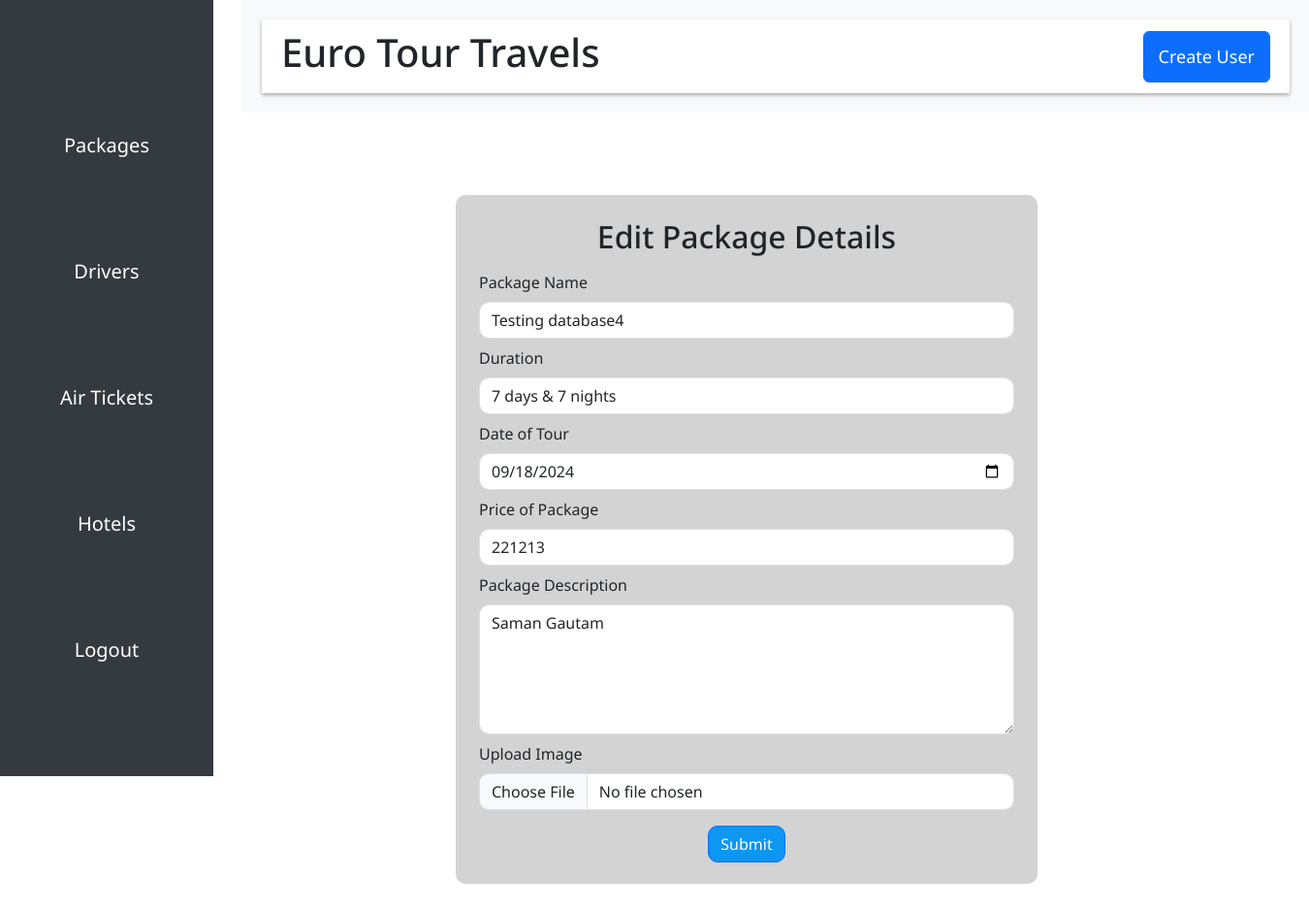
The page /package/update/16/ (signed in) on the database its author committed.
### core/models.py (models this page shows, shortened)
class Package(models.Model):
    packageId = models.AutoField(primary_key=True)
    packagename = models.CharField(max_length=255, verbose_name="Package Name", null=True, blank=False, default="Blank")
    duration = models.CharField(max_length=200, verbose_name="Duration", null=True, blank=False, default="Blank")
    dateoftour = models.DateField(verbose_name="Date of Tour", null=True, blank=False)
    price = models.IntegerField(verbose_name="Price of Package", null=True, blank=False)
    packagedescription = models.CharField(max_length=10000, verbose_name="Package Description", null=True, blank=False, default="Blank")
    image = models.ImageField(upload_to="packages/images", verbose_name="Images", null=True, blank=False, default='')

### core/views.py (the view)
# urls.py: path("package/update/<str:packageId>/", updatepackage, name="update-package"),
@login_required
def updatepackage(request, packageId):
    package = Package.objects.get(packageId = packageId)
    context = {
        'package' : package
    }
    return render(request, 'admin/form/packageupdate.html', context=context)

### templates/admin/form/packageupdate.html (shortened to what this page needs)
{% extends 'admin/adminbase.html' %}
{% block body %}
<div class="container d-flex justify-content-center align-items-center" style="height: 110vh; margin-left: 200px;">
  <div class="form-container p-4" style="background-color: #d3d3d3; border-radius: 10px; width: 600px; height: 710px; overflow-y: auto;">
    <h2 class="text-center mb-3">Edit Package Details</h2>
    <form action="{% url "update-package-save" package.packageId %}" method="POST" enctype="multipart/form-data">
      <div class="mb-2">
        <label for="packageName" class="form-label">Package Name</label>
        <input type="text" class="form-control" name="package_name" value="{{package.packagename}}" required style="border-radius: 10px;">
      </div>
      <div class="mb-2">
        <label for="duration" class="form-label">Duration</label>
        <input type="text" class="form-control" name="duration" value="{{package.duration}}" required style="border-radius: 10px;">
      </div>
      <div class="mb-2">
        <label for="dateOfTour" class="form-label">Date of Tour</label>
        <input type="date" class="form-control" id="dateOfTour" name="date_of_tour" value="{{package.dateoftour|date:'Y-m-d'}}" required style="border-radius: 10px;" min="{{ today_date }}">
      </div>
      <div class="mb-2">
        <label for="price" class="form-label">Price of Package</label>
        <input type="number" class="form-control" name="price" value="{{package.price}}" required style="border-radius: 10px;">
      </div>
      <div class="mb-2">
        <label for="packageDescription" class="form-label">Package Description</label>
        <textarea class="form-control" name="package_description" rows="5" style="border-radius: 10px;" required>{{package.packagedescription}}</textarea>
      </div>
        <div class="mb-3">
          <label for="packageImage" class="form-label">Upload Image</label>
          <input type="file" class="form-control" name="package_image" accept=".png, .jpg, .jpeg" style="border-radius: 10px;">
        </div>
      <div class="text-center">
        <button type="submit" class="btn btn-primary submit-btn" style="border-radius: 10px; background-color: #0D96F2;">Submit</button>
      </div>
    </form>
  </div>
</div>
{% endblock %}

### templates/admin/adminbase.html (style rules this page uses)
body { font-family: 'Noto Sans', sans-serif; overflow-y: scroll; overflow-x: hidden; }

### rows shown on the page
Package: package_name "Testing database4", duration "7 days & 7 nights", date_of_tour "09/18/2024", price "221213", package_description "Saman Gautam"
